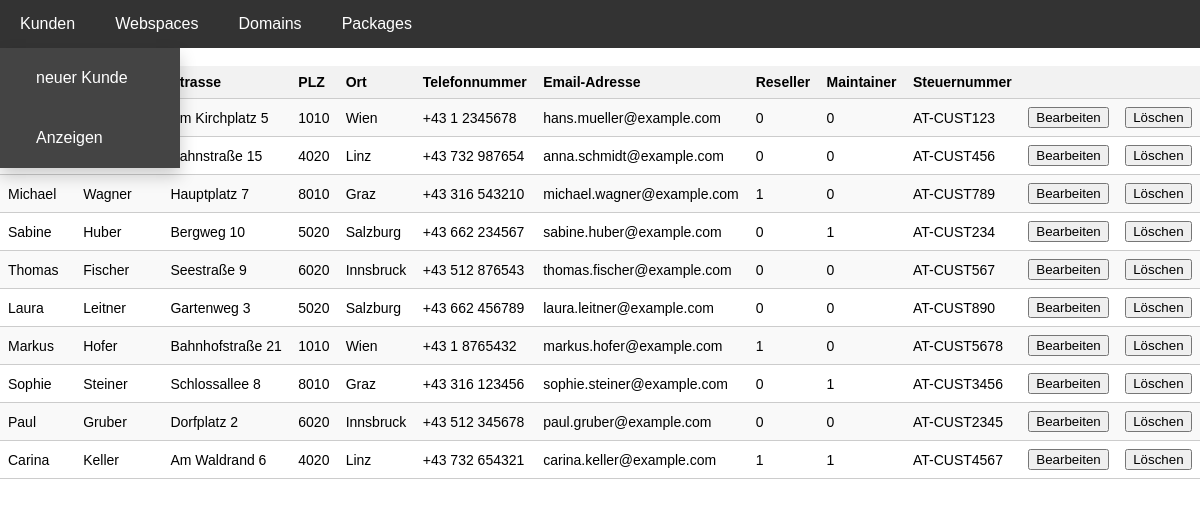
The app's page /cl_show.php with its own data.
### tables this page shows
CREATE TABLE clients (
	cl_id INT PRIMARY KEY AUTO_INCREMENT,  
    cl_firstname VARCHAR(50),
    cl_lastname VARCHAR(50),
    cl_street VARCHAR(50),
    cl_zip VARCHAR(20),
    cl_city VARCHAR(30),
    cl_phonenumber VARCHAR(30),
    cl_email VARCHAR(50) NOT NULL,
    cl_is_reseller BOOLEAN NOT NULL DEFAULT FALSE,
    cl_is_maintainer BOOLEAN NOT NULL DEFAULT FALSE,
    cl_uid VARCHAR(30)
);

### cl_show.php (the view, shortened to what this page needs)
<!DOCTYPE html>
<html>
<html lang="de">
<head>
    <link rel="stylesheet" href="styles.css">
</head>
<body>
    <nav>
        <ul class="navbar">
            <li class="nav-item">
                <a href="#">Kunden</a>
                <ul class="dropdown-menu">
                    <li><a href="cl_new_client.php">neuer Kunde</a></li>
                    <li><a href="cl_show.php">Anzeigen</a></li>
                </ul>
            </li>
            <li class="nav-item">
                <a href="#">Webspaces</a>
            </li>
            <li class="nav-item">
                <a href="#">Domains</a>
            </li>
            <li class="nav-item">
                <a href="#">Packages</a>
            </li>
        </ul>
    </nav>
    <br>
    <?php
        $hostname = "localhost";
        $username = "admin";
        $password = "Passw0rd";
        $db = "mynet_test";
        $dbconnect = mysqli_connect($hostname, $username, $password, $db);
    ?>
    <table class="styled-table">
        <tr>
            <th>Vorname</th>
            <th>Nachname</th>
            <th>Strasse</th>
            <th>PLZ</th>
            <th>Ort</th>
            <th>Telefonnummer</th>
            <th>Email-Adresse</th>
            <th>Reseller</th>
            <th>Maintainer</th>
            <th>Steuernummer</th>
            <th></th>
            <th></th>
        </tr>
    <?php
    $query = mysqli_query($dbconnect, "SELECT * FROM clients")
        or die (mysqli_error($dbconnect));
    while ($row = mysqli_fetch_array($query)) {
        echo
        "<tr>
            <td>{$row['cl_firstname']}</td>
            <td>{$row['cl_lastname']}</td>
            <td>{$row['cl_street']}</td>
            <td>{$row['cl_zip']}</td>
            <td>{$row['cl_city']}</td>
            <td>{$row['cl_phonenumber']}</td>
            <td>{$row['cl_email']}</td>
            <td>{$row['cl_is_reseller']}</td>
            <td>{$row['cl_is_maintainer']}</td>
            <td>{$row['cl_uid']}</td>
            <td>
            <form action='cl_edit.php' method='post'>
                <input type='hidden' name='cl_id' value='{$row['cl_id']}'>
                <input type='submit' name='bearbeiten' value='Bearbeiten'>
            </form>
            </td>
            <td>
            <form action='cl_delete.php' method='post'>
                <input type='hidden' name='cl_id' value='{$row['cl_id']}'>
                <input type='submit' name='loeschen' value='Löschen'>
            </form>
            </td>
        </tr>";
    }
    ?>
    </table>
</body>
</html>

### styles.css (style rules this page uses)
body { font-family: Arial, sans-serif; margin: 0; padding: 0; }
.navbar { background-color: #333; list-style-type: none; padding: 0; margin: 0; display: flex; align-items: center; }
.nav-item { position: relative; }
.nav-item a { display: block; color: white; text-decoration: none; padding: 15px 20px; transition: background-color 0.3s ease; }
.dropdown-menu { display: none; position: absolute; background-color: #444; min-width: 180px; box-shadow: 0 8px 16px 0 rgba(0,0,0,0.2); list-style-type: none; padding: 0px; margin: 0px; }
.dropdown-menu li { padding: 6px 16px; }
.dropdown-menu a { color: white; text-decoration: none; transition: background-color 0.3s ease; }
.styled-table { width: 100%; border-collapse: collapse; font-size: 14px; }
.styled-table th, .styled-table td { padding: 8px; text-align: left; border-bottom: 1px solid #ccc; }
.styled-table th { background-color: #f2f2f2; }
.styled-table tr:nth-child(even) { background-color: #f9f9f9; }

### records on screen
clients: cl_street "Am Kirchplatz 5", cl_zip "1010", cl_city "Wien", cl_phonenumber "+43 1 2345678", cl_email "hans.mueller@example.com", cl_is_reseller "0", cl_is_maintainer "0", cl_uid "AT-CUST123"
clients: cl_street "Bahnstraße 15", cl_zip "4020", cl_city "Linz", cl_phonenumber "+43 732 987654", cl_email "anna.schmidt@example.com", cl_is_reseller "0", cl_is_maintainer "0", cl_uid "AT-CUST456"
clients: cl_firstname "Michael", cl_lastname "Wagner", cl_street "Hauptplatz 7", cl_zip "8010", cl_city "Graz", cl_phonenumber "+43 316 543210", cl_email "michael.wagner@example.com", cl_is_reseller "1", cl_is_maintainer "0", cl_uid "AT-CUST789"
clients: cl_firstname "Sabine", cl_lastname "Huber", cl_street "Bergweg 10", cl_zip "5020", cl_city "Salzburg", cl_phonenumber "+43 662 234567", cl_email "sabine.huber@example.com", cl_is_reseller "0", cl_is_maintainer "1", cl_uid "AT-CUST234"
clients: cl_firstname "Thomas", cl_lastname "Fischer", cl_street "Seestraße 9", cl_zip "6020", cl_city "Innsbruck", cl_phonenumber "+43 512 876543", cl_email "thomas.fischer@example.com", cl_is_reseller "0", cl_is_maintainer "0", cl_uid "AT-CUST567"
clients: cl_firstname "Laura", cl_lastname "Leitner", cl_street "Gartenweg 3", cl_zip "5020", cl_city "Salzburg", cl_phonenumber "+43 662 456789", cl_email "laura.leitner@example.com", cl_is_reseller "0", cl_is_maintainer "0", cl_uid "AT-CUST890"
clients: cl_firstname "Markus", cl_lastname "Hofer", cl_street "Bahnhofstraße 21", cl_zip "1010", cl_city "Wien", cl_phonenumber "+43 1 8765432", cl_email "markus.hofer@example.com", cl_is_reseller "1", cl_is_maintainer "0", cl_uid "AT-CUST5678"
clients: cl_firstname "Sophie", cl_lastname "Steiner", cl_street "Schlossallee 8", cl_zip "8010", cl_city "Graz", cl_phonenumber "+43 316 123456", cl_email "sophie.steiner@example.com", cl_is_reseller "0", cl_is_maintainer "1", cl_uid "AT-CUST3456"
clients: cl_firstname "Paul", cl_lastname "Gruber", cl_street "Dorfplatz 2", cl_zip "6020", cl_city "Innsbruck", cl_phonenumber "+43 512 345678", cl_email "paul.gruber@example.com", cl_is_reseller "0", cl_is_maintainer "0", cl_uid "AT-CUST2345"
clients: cl_firstname "Carina", cl_lastname "Keller", cl_street "Am Waldrand 6", cl_zip "4020", cl_city "Linz", cl_phonenumber "+43 732 654321", cl_email "carina.keller@example.com", cl_is_reseller "1", cl_is_maintainer "1", cl_uid "AT-CUST4567"
